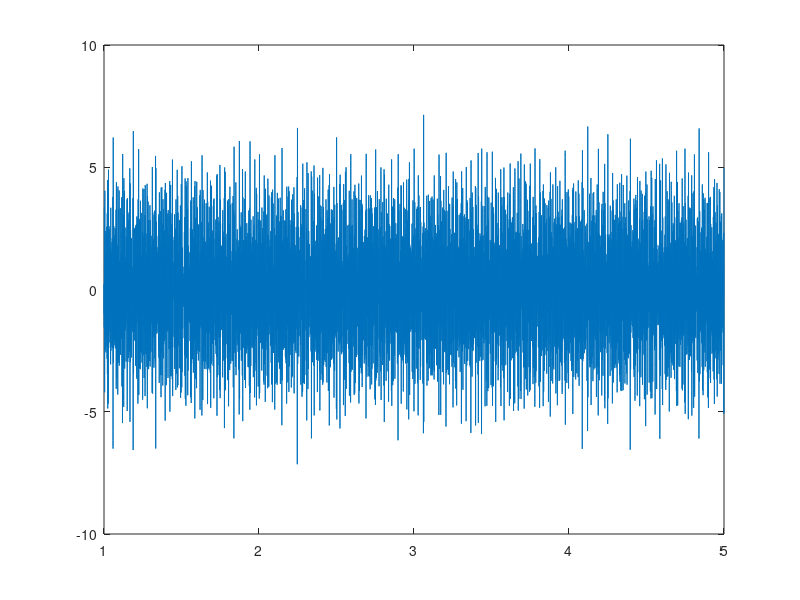

Here is the MATLAB script that generated this plot:
clear all; close all; clc;

% F0 = 440.*[2^(-31/12); 2^(-19/12); 2^(-16/12); 2^(-14/12); 2^(-4/12); 1; 2^(3/12); 2^(10/12)];
% gain = [1.2 3.0 1.0 2.2 1.0 1.0 1.0 3.5];

F0 = [440 261.63 293.66 329.63 349.23 392 493.88 523.25];
gain = [1 1 1 1 1 1 1 1];

duration = 5;
Fs = 16000;
n = 1:(1/Fs):duration;
Note = zeros(length(F0),length(n));
chord = zeros(1,length(n));
for i = 1:length(F0)
    % Note(i) = gain(i)*sin(2*pi*F0(i).*n);
    chord = chord + gain(i)*sin(2*pi*F0(i).*n);
end
plot(n,chord);

sound(chord./length(F0),Fs);